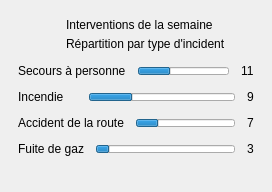
<widget class="QFrame" name="cadreStatsDashboard"><property name="variante" stdset="0"><string notr="true">panneau</string></property><layout class="QVBoxLayout" name="layout98"><property name="spacing"><number>12</number></property><property name="leftMargin"><number>18</number></property><property name="topMargin"><number>16</number></property><property name="rightMargin"><number>18</number></property><property name="bottomMargin"><number>16</number></property><item><layout class="QHBoxLayout" name="layout97" stretch="0,1"><property name="spacing"><number>12</number></property><item><widget class="QLabel" name="tuile17"><property name="minimumSize"><size><width>36</width><height>36</height></size></property><property name="maximumSize"><size><width>36</width><height>36</height></size></property><property name="pixmap"><pixmap resource="ressources.qrc">:/images/icones/tuile_bolt_orange.png</pixmap></property><property name="scaledContents"><bool>true</bool></property></widget></item><item><layout class="QVBoxLayout" name="layout96"><property name="spacing"><number>1</number></property><item><widget class="QLabel" name="lbl117"><property name="text"><string>Interventions de la semaine</string></property><property name="variante" stdset="0"><string notr="true">titrePanneau</string></property></widget></item><item><widget class="QLabel" name="lbl118"><property name="text"><string>Répartition par type d'incident</string></property><property name="variante" stdset="0"><string notr="true">sousTitrePanneau</string></property><property name="wordWrap"><bool>true</bool></property></widget></item></layout></item></layout></item><item><layout class="QHBoxLayout" name="layout92" stretch="2,5,0"><item><widget class="QLabel" name="lbl109"><property name="text"><string>Secours à personne</string></property></widget></item><item><widget class="QProgressBar" name="jauge12"><property name="value"><number>36</number></property><property name="textVisible"><bool>false</bool></property><property name="variante" stdset="0"><string notr="true">vert</string></property><property name="maximumSize"><size><width>16777215</width><height>8</height></size></property></widget></item><item><widget class="QLabel" name="lbl110"><property name="text"><string>11</string></property><property name="variante" stdset="0"><string notr="true">valeur</string></property></widget></item></layout></item><item><layout class="QHBoxLayout" name="layout93" stretch="2,5,0"><item><widget class="QLabel" name="lbl111"><property name="text"><string>Incendie</string></property></widget></item><item><widget class="QProgressBar" name="jauge13"><property name="value"><number>30</number></property><property name="textVisible"><bool>false</bool></property><property name="variante" stdset="0"><string notr="true">rouge</string></property><property name="maximumSize"><size><width>16777215</width><height>8</height></size></property></widget></item><item><widget class="QLabel" name="lbl112"><property name="text"><string>9</string></property><property name="variante" stdset="0"><string notr="true">valeur</string></property></widget></item></layout></item><item><layout class="QHBoxLayout" name="layout94" stretch="2,5,0"><item><widget class="QLabel" name="lbl113"><property name="text"><string>Accident de la route</string></property></widget></item><item><widget class="QProgressBar" name="jauge14"><property name="value"><number>23</number></property><property name="textVisible"><bool>false</bool></property><property name="variante" stdset="0"><string notr="true">ambre</string></property><property name="maximumSize"><size><width>16777215</width><height>8</height></size></property></widget></item><item><widget class="QLabel" name="lbl114"><property name="text"><string>7</string></property><property name="variante" stdset="0"><string notr="true">valeur</string></property></widget></item></layout></item><item><layout class="QHBoxLayout" name="layout95" stretch="2,5,0"><item><widget class="QLabel" name="lbl115"><property name="text"><string>Fuite de gaz</string></property></widget></item><item><widget class="QProgressBar" name="jauge15"><property name="value"><number>10</number></property><property name="textVisible"><bool>false</bool></property><property name="variante" stdset="0"><string notr="true">orange</string></property><property name="maximumSize"><size><width>16777215</width><height>8</height></size></property></widget></item><item><widget class="QLabel" name="lbl116"><property name="text"><string>3</string></property><property name="variante" stdset="0"><string notr="true">valeur</string></property></widget></item></layout></item><item><spacer name="ressort32"><property name="orientation"><enum>Qt::Vertical</enum></property><property name="sizeHint" stdset="0"><size><width>20</width><height>20</height></size></property></spacer></item></layout></widget>
